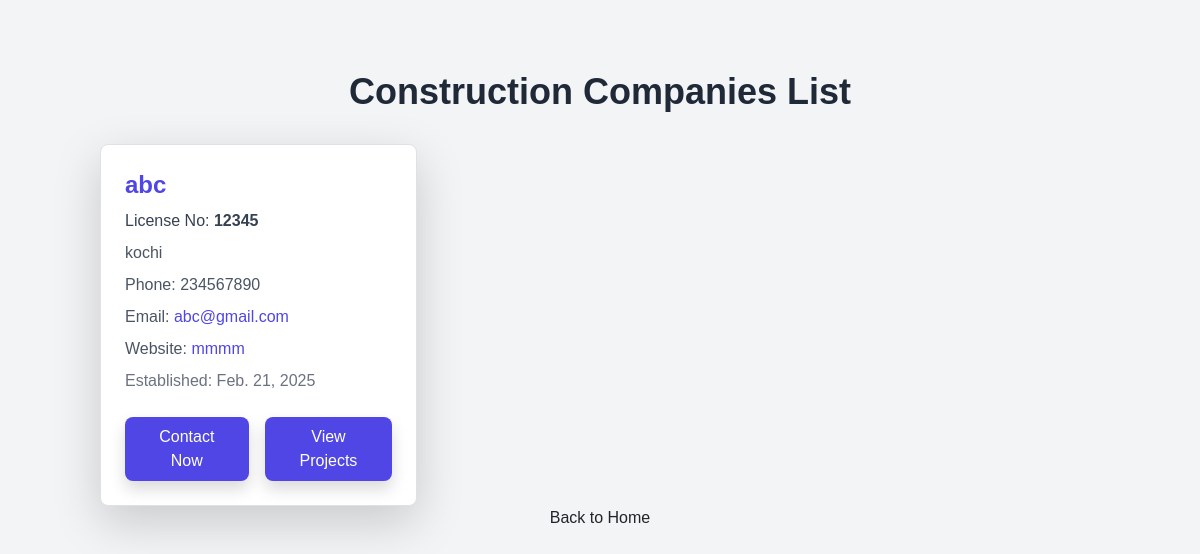
The page /constructorlist/ on the database its author committed.
### realapp/models.py (models this page shows, shortened)
class Construction(models.Model):
    name = models.CharField(max_length=255)
    address = models.CharField(max_length=500)
    phone_no = models.CharField(max_length=15)
    email = models.EmailField()
    website = models.URLField(blank=True, null=True)
    established_date = models.DateField()
    license_no = models.CharField(max_length=100, unique=True)
    password=models.CharField(max_length=10)

### realapp/views.py (the view)
# urls.py: path('constructorlist/', views.constructorlist, name='constructorlist'),
def constructorlist(request):
    con = models.Construction.objects.all()
    return render(request, 'constructorlist.html', {'con': con})

### realapp/templates/constructorlist.html (shortened to what this page needs)
<!DOCTYPE html>
<html lang="en">
<head>
    <script src="https://cdn.tailwindcss.com"></script>
    <link href="https://cdn.jsdelivr.net/npm/bootstrap@5.3.0-alpha1/dist/css/bootstrap.min.css" rel="stylesheet">
</head>
<body class="bg-gray-100">
    <div class="container py-10">
        <div class="text-center mb-8">
            <h1 class="text-4xl font-bold text-gray-800">Construction Companies List</h1>
        </div>
        <div class="grid grid-cols-1 sm:grid-cols-2 lg:grid-cols-3 xl:grid-cols-4 gap-6">
            {% for constructor in con %}
                <div class="max-w-sm bg-white border border-gray-200 rounded-lg shadow-lg overflow-hidden">
                    <div class="p-6">
                        <h2 class="text-2xl font-semibold text-indigo-600">{{ constructor.name }}</h2>
                        <p class="text-gray-700 mt-2">License No: <strong>{{ constructor.license_no }}</strong></p>
                        <p class="text-gray-600 mt-2">{{ constructor.address }}</p>
                        <p class="text-gray-600 mt-2">Phone: {{ constructor.phone_no }}</p>
                        <p class="text-gray-600 mt-2">Email: <a href="mailto:{{ constructor.email }}" class="text-indigo-600">{{ constructor.email }}</a></p>
                        {% if constructor.website %}
                            <p class="text-gray-600 mt-2">Website: <a href="{{ constructor.website }}" target="_blank" class="text-indigo-600">{{ constructor.website }}</a></p>
                        {% endif %}
                        <p class="text-gray-500 mt-2">Established: {{ constructor.established_date }}</p>
                        <div class="mt-4 flex space-x-4">
                            <a href="//wa.me/{{ constructor.phone_no }}" class="inline-block px-4 py-2 bg-indigo-600 text-white rounded-lg shadow hover:bg-indigo-700 text-center">Contact Now</a>
                            <a href="{% url 'view_projects' constructor.id %}" class="inline-block px-4 py-2 bg-indigo-600 text-white rounded-lg shadow hover:bg-indigo-700 text-center">View Projects</a>
                        </div>
                    </div>
                </div>
            {% endfor %}
        </div>
        <div class="text-center mb-4">
            <a href="/home/" class="back-home-btn">Back to Home</a>
        </div>
    </div>
</body>
</html>

### realapp/templates/constructorlist.html (style rules this page uses)
body { background-color: #f3f4f6; font-family: 'Arial', sans-serif; }
.container { max-width: 1200px; margin-top: 2rem; }

### rows shown on the page
Construction: name "abc", license_no "12345", address "kochi", phone_no "234567890", email "abc@gmail.com", website "mmmm", established_date "Feb. 21, 2025"
